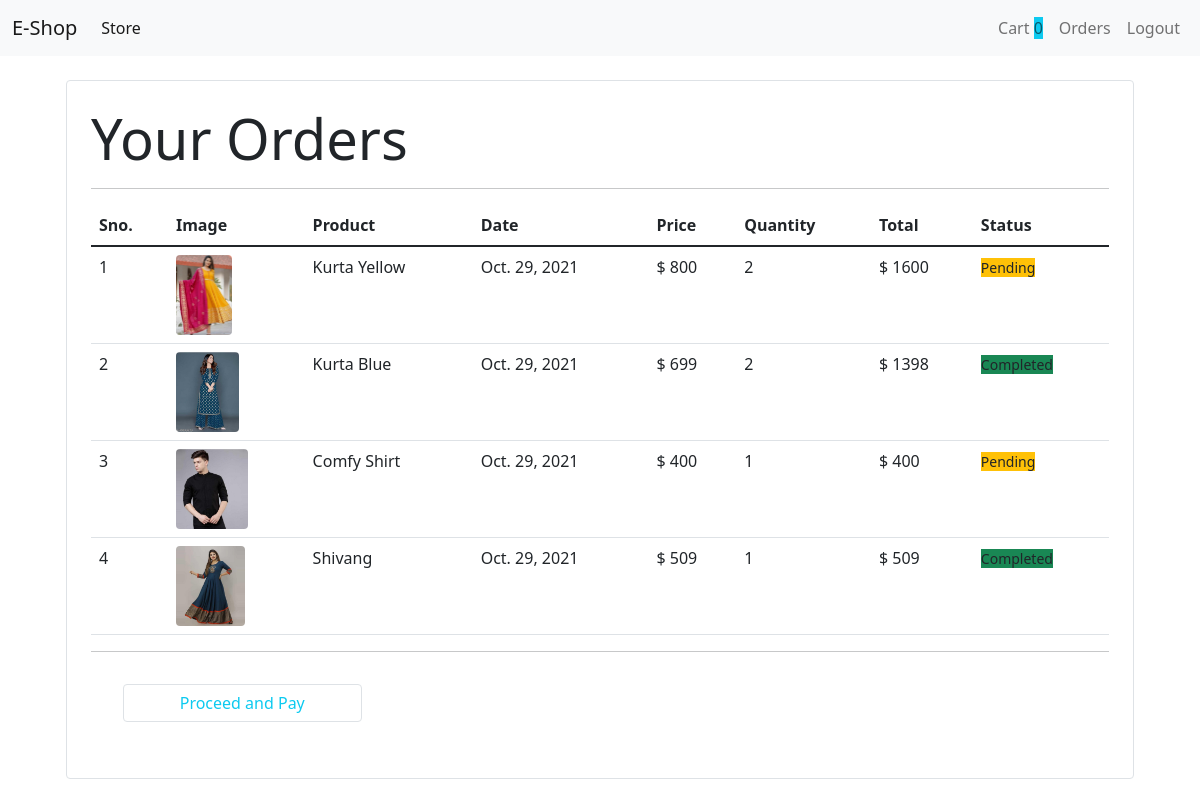
The page /orders (signed in) on the database its author committed.
### store/models/orders.py (models this page shows, shortened)
class Order(models.Model):
    product = models.ForeignKey(Product, on_delete=models.CASCADE)
    customer = models.ForeignKey(Customer, on_delete=models.CASCADE)
    quantity = models.IntegerField(default=1)
    price = models.IntegerField()
    address = models.CharField(max_length=500, default='', blank=True)
    phone = models.CharField(max_length=15, default='', blank=True)
    date = models.DateField(default=datetime.datetime.today)
    status = models.BooleanField(default=False)
    @staticmethod
    def get_orders_by_customer(customer_id):
        return Order\
            .objects\
            .filter(customer=customer_id)\
            .order_by('-date')

### store/models/product.py (models this page shows, shortened)
class Product(models.Model):
    name = models.CharField(max_length=100)
    price = models.IntegerField(default=0)
    category = models.ForeignKey(Category, on_delete=models.CASCADE, default=1)
    description = models.CharField(max_length=200 , default='', null=True, blank=True)
    image = models.ImageField(upload_to='uploads/products/')

### store/middlewares/auth.py (the view)
    def middleware(request):
        print(request.session.get('customer'))
        returnUrl = request.META['PATH_INFO']
        if not request.session.get('customer'):
           return redirect(f'login?return_url={returnUrl}')
        response = get_response(request)
        return response

### store/templatetags/custom_filter.py (called while the page is built)
@register.filter(name='currency')
def currency(number):
    return " $ "+str(number)

@register.filter(name='multiply')
def multiply(number , number1):
    return number * number1

### store/views/orders.py (called while the page is built)
    def get(self,request):
        customer = request.session.get('customer')
        orders = Order.get_orders_by_customer(customer)
        print(orders)
        return render(request,'orders.html',{'orders':orders})

### store/templates/orders.html
{% extends 'base.html' %}
{% block content %}
{% load cart %}
{% load custom_filter %}
<div class="container">
   <div class="border rounded p-4 m-4">
        <p class="display-4 pl-4 ml-4">Your Orders</p>
        <hr>
        <table class="table">
            <thead>
                <tr>
                    <th>Sno.</th>
                    <th>Image</th>
                    <th>Product</th>
                    <th>Date</th>
                    <th>Price</th>
                    <th>Quantity</th>
                    <th>Total</th>
                    <th>Status</th>
                </tr>
            </thead>
            <tbody>
                {% for order in orders %}
                <tr>
                    <td>{{forloop.counter}}</td>
                    <td><img style="height:80px" class="rounded circle" src="{{order.product.image.url}}" alt=""></td>
                    <td>{{order.product.name}}</td>
                    <td>{{order.date}}</td>
                    <td>{{order.price|currency}}</td>
                    <td>{{order.quantity}}</td>
                    <td>{{order.quantity|multiply:order.price|currency}}</td>
                    {% if order.status %}
                    <td><small class="bg-success">Completed</small></td>
                    {% else  %}
                    <td><small class="bg-warning">Pending</small></td>
                    {% endif %}
                </tr>
                {% endfor %}
            </tbody>
        </table>
        <hr>
        <div class="m-3 p-3">
            <a href="{% url 'proceed' %}" class="btn btn-outline-info float-right border rounded col-lg-3">Proceed and Pay</a>
        </div>
    </div>
</div>
{% endblock %}

### rows shown on the page
Order: product.image (picture), product.name "Kurta Yellow", date "Oct. 29, 2021", price "$ 800", quantity "2", quantity|multiply "$ 1600", status "Pending"
Order: product.image (picture), product.name "Kurta Blue", date "Oct. 29, 2021", price "$ 699", quantity "2", quantity|multiply "$ 1398", status "Completed"
Order: product.image (picture), product.name "Comfy Shirt", date "Oct. 29, 2021", price "$ 400", quantity "1", quantity|multiply "$ 400", status "Pending"
Order: product.image (picture), product.name "Shivang", date "Oct. 29, 2021", price "$ 509", quantity "1", quantity|multiply "$ 509", status "Completed"

### other values the page prints
{{ request.session.cart.keys|length }} "0"
